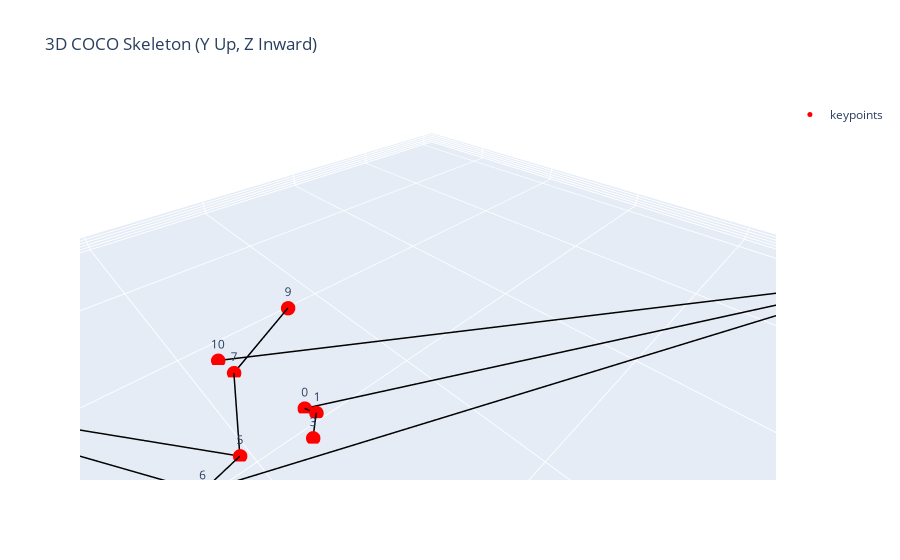

Here is the notebook cell this chart was saved with:
### Code cell
# 提取 x, y, z
# pose3d = build_3d_pose_from_2d_and_depth_torch(keypoints_2d, relative_depth, image_size)
pose3d = build_3d_pose_from_2d_and_depth_absolute(left_keypoints[0], left_keypoint_depth_values[0], image_size=img_shape)

# 👉 方向调整：Y 轴向上，Z 轴向里（符合摄像机观察）
x = pose3d[:, 0].numpy()
y = -pose3d[:, 1].numpy()  # 向上
z = -pose3d[:, 2].numpy()  # 深度往里

# 👉 COCO 关键点连线结构
coco_skeleton = [
    (0, 1), (0, 2),
    (1, 3), (2, 4),
    (5, 6),
    (5, 7), (7, 9),
    (6, 8), (8,10),
    (5,11), (6,12),
    (11,12),
    (11,13), (13,15),
    (12,14), (14,16)
]

# ✅ 绘制关键点（带编号）
scatter = go.Scatter3d(
    x=x, y=y, z=z,
    mode='markers+text',
    text=[str(i) for i in range(J)],
    marker=dict(size=5, color='red'),
    textposition="top center",
    name='keypoints'
)

# ✅ 骨架连线
lines = []
for i, j in coco_skeleton:
    if i < J and j < J:
        lines.append(go.Scatter3d(
            x=[x[i], x[j]],
            y=[y[i], y[j]],
            z=[z[i], z[j]],
            mode='lines',
            line=dict(color='black', width=3),
            showlegend=False
        ))

# ✅ 绘制图形
fig = go.Figure(data=[scatter] + lines)
fig.update_layout(
    title="3D COCO Skeleton (Y Up, Z Inward)",
    scene=dict(
        xaxis_title='X (Right)',
        yaxis_title='Y (Up)',
        zaxis_title='Z (Forward)',
        aspectmode='data'
    )
)
fig.show()

### Figure 1 — Plotly figure (JSON) as saved in the notebook; plotly's stock layout.template omitted (floating-point values rounded to 4 significant figures)
{"data": [{"marker": {"color": "red", "size": 5}, "mode": "markers+text", "name": "keypoints", "text": ["0", "1", "2", "3", "4", "5", "6", "7", "8", "9", "10", "11", "12", "13", "14", "15", "16"], "textposition": "top center", "type": "scatter3d", "x": [731.9, 726.5, 0.0, 747.1, 0.0, 809.7, 851.4, 761.6, 0.0, 660.0, 765.7, 936.6, 958.2, 924.1, 918.4, 977.0, 948.9], "y": [-421.3, -406.9, -0.0, -381.8, -0.0, -415.0, -404.2, -526.8, -0.0, -568.9, -560.2, -598.7, -593.4, -772.4, -770.2, -948.7, -932.4], "z": [-23.0, -22.85, -0.0, -22.76, -0.0, -23.03, -22.92, -23.24, -0.0, -4.329, -23.05, -25.51, -25.44, -25.8, -25.75, -26.12, -25.87]}, {"line": {"color": "black", "width": 3}, "mode": "lines", "showlegend": false, "type": "scatter3d", "x": [731.9, 726.5], "y": [-421.3, -406.9], "z": [-23.0, -22.85]}, {"line": {"color": "black", "width": 3}, "mode": "lines", "showlegend": false, "type": "scatter3d", "x": [731.9, 0], "y": [-421.3, 0], "z": [-23.0, 0]}, {"line": {"color": "black", "width": 3}, "mode": "lines", "showlegend": false, "type": "scatter3d", "x": [726.5, 747.1], "y": [-406.9, -381.8], "z": [-22.85, -22.76]}, {"line": {"color": "black", "width": 3}, "mode": "lines", "showlegend": false, "type": "scatter3d", "x": [0, 0], "y": [0, 0], "z": [0, 0]}, {"line": {"color": "black", "width": 3}, "mode": "lines", "showlegend": false, "type": "scatter3d", "x": [809.7, 851.4], "y": [-415.0, -404.2], "z": [-23.03, -22.92]}, {"line": {"color": "black", "width": 3}, "mode": "lines", "showlegend": false, "type": "scatter3d", "x": [809.7, 761.6], "y": [-415.0, -526.8], "z": [-23.03, -23.24]}, {"line": {"color": "black", "width": 3}, "mode": "lines", "showlegend": false, "type": "scatter3d", "x": [761.6, 660.0], "y": [-526.8, -568.9], "z": [-23.24, -4.329]}, {"line": {"color": "black", "width": 3}, "mode": "lines", "showlegend": false, "type": "scatter3d", "x": [851.4, 0], "y": [-404.2, 0], "z": [-22.92, 0]}, {"line": {"color": "black", "width": 3}, "mode": "lines", "showlegend": false, "type": "scatter3d", "x": [0, 765.7], "y": [0, -560.2], "z": [0, -23.05]}, {"line": {"color": "black", "width": 3}, "mode": "lines", "showlegend": false, "type": "scatter3d", "x": [809.7, 936.6], "y": [-415.0, -598.7], "z": [-23.03, -25.51]}, {"line": {"color": "black", "width": 3}, "mode": "lines", "showlegend": false, "type": "scatter3d", "x": [851.4, 958.2], "y": [-404.2, -593.4], "z": [-22.92, -25.44]}, {"line": {"color": "black", "width": 3}, "mode": "lines", "showlegend": false, "type": "scatter3d", "x": [936.6, 958.2], "y": [-598.7, -593.4], "z": [-25.51, -25.44]}, {"line": {"color": "black", "width": 3}, "mode": "lines", "showlegend": false, "type": "scatter3d", "x": [936.6, 924.1], "y": [-598.7, -772.4], "z": [-25.51, -25.8]}, {"line": {"color": "black", "width": 3}, "mode": "lines", "showlegend": false, "type": "scatter3d", "x": [924.1, 977.0], "y": [-772.4, -948.7], "z": [-25.8, -26.12]}, {"line": {"color": "black", "width": 3}, "mode": "lines", "showlegend": false, "type": "scatter3d", "x": [958.2, 918.4], "y": [-593.4, -770.2], "z": [-25.44, -25.75]}, {"line": {"color": "black", "width": 3}, "mode": "lines", "showlegend": false, "type": "scatter3d", "x": [918.4, 948.9], "y": [-770.2, -932.4], "z": [-25.75, -25.87]}], "layout": {"scene": {"aspectmode": "data", "xaxis": {"title": {"text": "X (Right)"}}, "yaxis": {"title": {"text": "Y (Up)"}}, "zaxis": {"title": {"text": "Z (Forward)"}}}, "title": {"text": "3D COCO Skeleton (Y Up, Z Inward)"}}}
